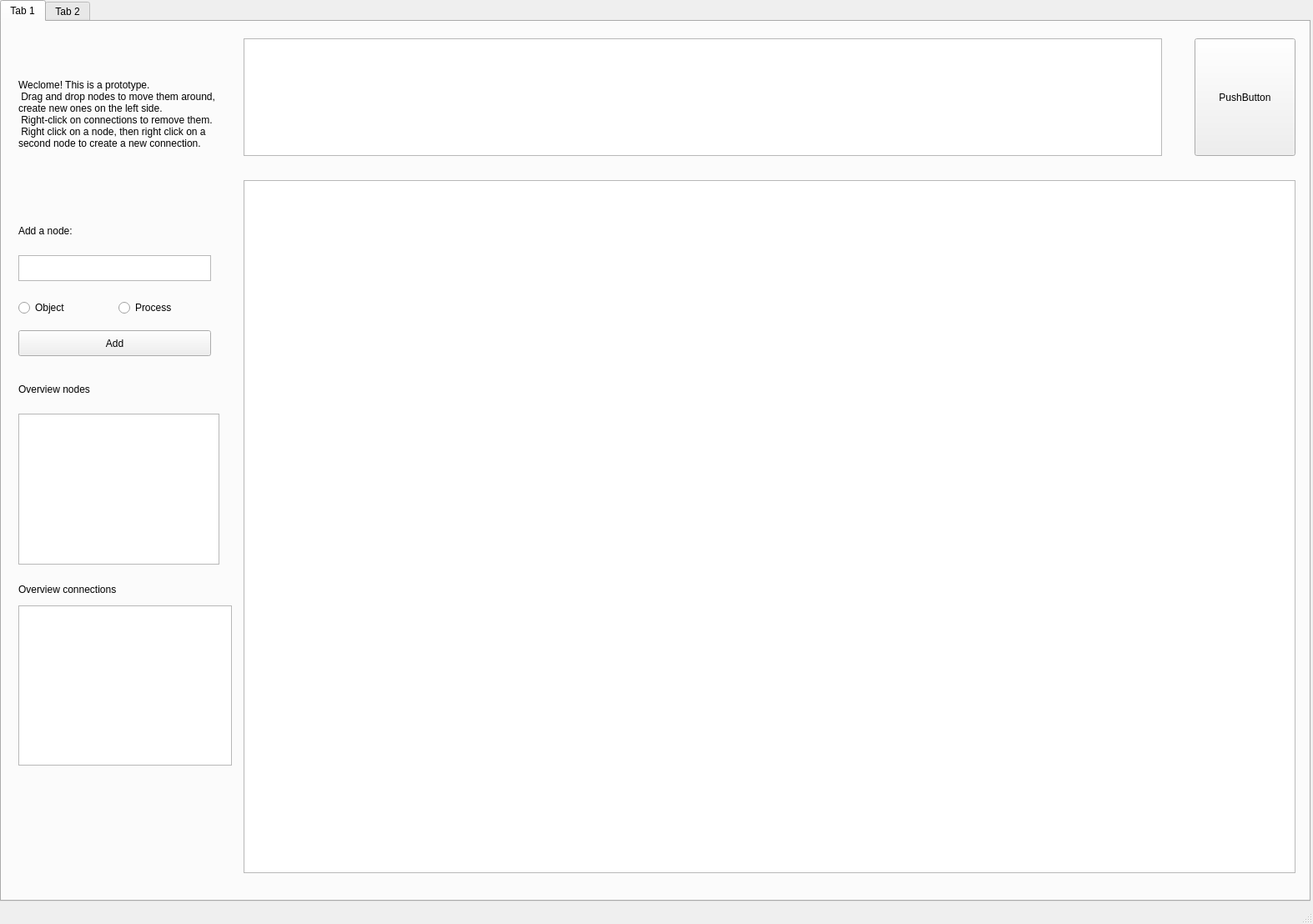
<?xml version="1.0" encoding="UTF-8"?>
<ui version="4.0">
 <class>MainWindow</class>
 <widget class="QMainWindow" name="MainWindow">
  <property name="geometry">
   <rect>
    <x>0</x>
    <y>0</y>
    <width>1574</width>
    <height>1108</height>
   </rect>
  </property>
  <property name="windowTitle">
   <string>pyOPM</string>
  </property>
  <widget class="QWidget" name="centralwidget">
   <widget class="QWidget" name="gridLayoutWidget">
    <property name="geometry">
     <rect>
      <x>0</x>
      <y>0</y>
      <width>1571</width>
      <height>1081</height>
     </rect>
    </property>
    <layout class="QGridLayout" name="gridLayout">
     <item row="0" column="0">
      <widget class="QTabWidget" name="tabWidget">
       <widget class="QWidget" name="tab">
        <attribute name="title">
         <string>Tab 1</string>
        </attribute>
        <widget class="QGraphicsView" name="graphicsView">
         <property name="geometry">
          <rect>
           <x>290</x>
           <y>190</y>
           <width>1261</width>
           <height>831</height>
          </rect>
         </property>
        </widget>
        <widget class="QTextEdit" name="textEdit">
         <property name="geometry">
          <rect>
           <x>290</x>
           <y>20</y>
           <width>1101</width>
           <height>141</height>
          </rect>
         </property>
        </widget>
        <widget class="QPushButton" name="pushButton">
         <property name="geometry">
          <rect>
           <x>1430</x>
           <y>20</y>
           <width>121</width>
           <height>141</height>
          </rect>
         </property>
         <property name="text">
          <string>PushButton</string>
         </property>
        </widget>
        <widget class="QTextEdit" name="text_node">
         <property name="geometry">
          <rect>
           <x>20</x>
           <y>280</y>
           <width>231</width>
           <height>31</height>
          </rect>
         </property>
        </widget>
        <widget class="QRadioButton" name="radio_obj">
         <property name="geometry">
          <rect>
           <x>20</x>
           <y>330</y>
           <width>110</width>
           <height>26</height>
          </rect>
         </property>
         <property name="text">
          <string>Object</string>
         </property>
        </widget>
        <widget class="QRadioButton" name="radio_proc">
         <property name="geometry">
          <rect>
           <x>140</x>
           <y>330</y>
           <width>110</width>
           <height>26</height>
          </rect>
         </property>
         <property name="text">
          <string>Process</string>
         </property>
        </widget>
        <widget class="QPushButton" name="btn_add">
         <property name="geometry">
          <rect>
           <x>20</x>
           <y>370</y>
           <width>231</width>
           <height>31</height>
          </rect>
         </property>
         <property name="text">
          <string>Add</string>
         </property>
        </widget>
        <widget class="QLabel" name="label">
         <property name="geometry">
          <rect>
           <x>20</x>
           <y>0</y>
           <width>261</width>
           <height>221</height>
          </rect>
         </property>
         <property name="text">
          <string>Weclome! This is a prototype. 
 Drag and drop nodes to move them around, create new ones on the left side.
 Right-click on connections to remove them.
 Right click on a node, then right click on a second node to create a new connection.</string>
         </property>
         <property name="scaledContents">
          <bool>false</bool>
         </property>
         <property name="wordWrap">
          <bool>true</bool>
         </property>
        </widget>
        <widget class="QLabel" name="label_2">
         <property name="geometry">
          <rect>
           <x>20</x>
           <y>240</y>
           <width>231</width>
           <height>21</height>
          </rect>
         </property>
         <property name="text">
          <string>Add a node:</string>
         </property>
        </widget>
        <widget class="QListView" name="list_overview_nodes">
         <property name="geometry">
          <rect>
           <x>20</x>
           <y>470</y>
           <width>241</width>
           <height>181</height>
          </rect>
         </property>
        </widget>
        <widget class="QLabel" name="label_3">
         <property name="geometry">
          <rect>
           <x>20</x>
           <y>430</y>
           <width>241</width>
           <height>21</height>
          </rect>
         </property>
         <property name="text">
          <string>Overview nodes</string>
         </property>
        </widget>
        <widget class="QListView" name="list_overview_connections">
         <property name="geometry">
          <rect>
           <x>20</x>
           <y>700</y>
           <width>256</width>
           <height>192</height>
          </rect>
         </property>
        </widget>
        <widget class="QLabel" name="label_4">
         <property name="geometry">
          <rect>
           <x>20</x>
           <y>670</y>
           <width>241</width>
           <height>21</height>
          </rect>
         </property>
         <property name="text">
          <string>Overview connections</string>
         </property>
        </widget>
       </widget>
       <widget class="QWidget" name="tab_2">
        <attribute name="title">
         <string>Tab 2</string>
        </attribute>
       </widget>
      </widget>
     </item>
    </layout>
   </widget>
  </widget>
  <widget class="QMenuBar" name="menubar">
   <property name="geometry">
    <rect>
     <x>0</x>
     <y>0</y>
     <width>1574</width>
     <height>27</height>
    </rect>
   </property>
  </widget>
  <widget class="QStatusBar" name="statusbar"/>
 </widget>
 <resources/>
 <connections>
  <connection>
   <sender>btn_add</sender>
   <signal>clicked()</signal>
   <receiver>MainWindow</receiver>
   <slot>btn_add_clicked()</slot>
   <hints>
    <hint type="sourcelabel">
     <x>140</x>
     <y>451</y>
    </hint>
    <hint type="destinationlabel">
     <x>235</x>
     <y>27</y>
    </hint>
   </hints>
  </connection>
 </connections>
 <slots>
  <slot>btn_add_clicked()</slot>
 </slots>
</ui>
